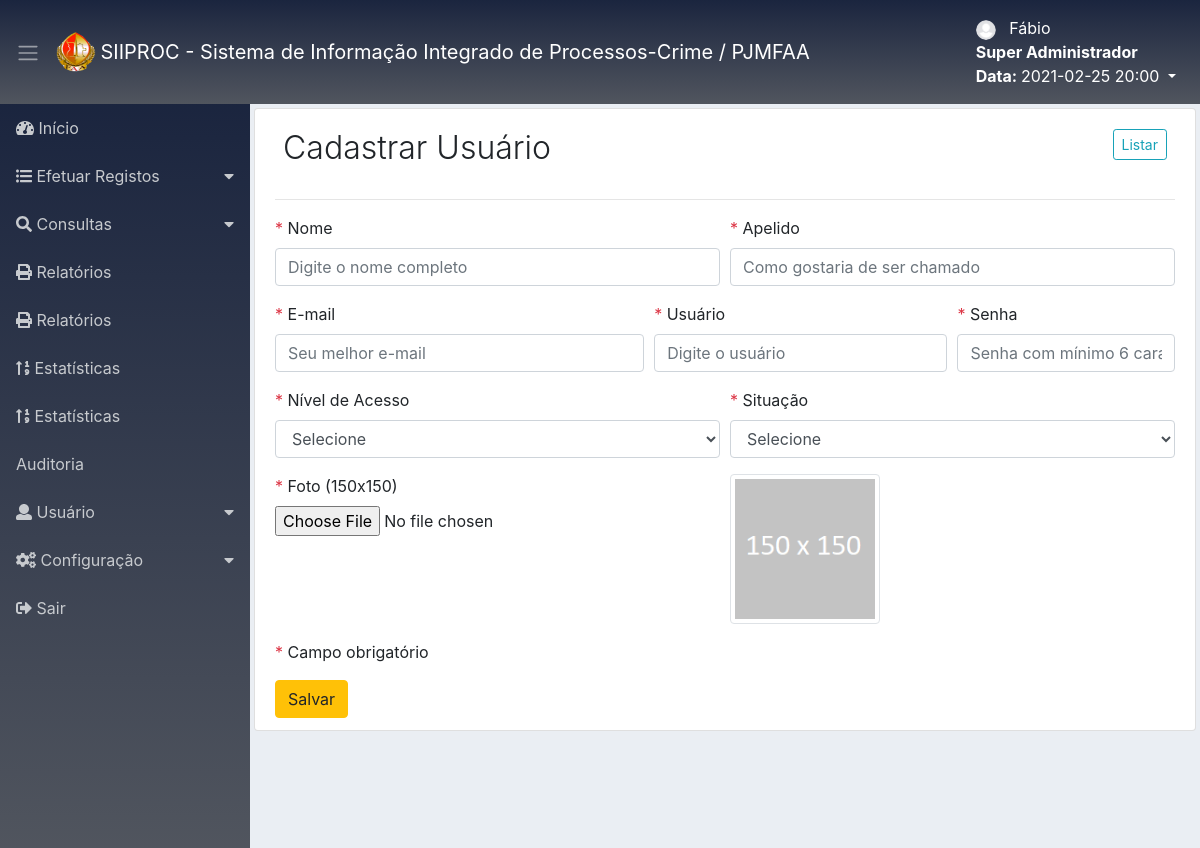
Page /cadastrar-usuario/cad-usuario (signed in) on the committed database.
### tables this page shows
CREATE TABLE `adms_nivacs_pgs` (
  `id` int(11) NOT NULL,
  `permissao` int(11) NOT NULL,
  `ordem` int(11) NOT NULL,
  `dropdown` int(11) NOT NULL DEFAULT '2',
  `lib_menu` int(11) NOT NULL DEFAULT '2',
  `adms_menu_id` int(11) NOT NULL DEFAULT '4',
  `adms_niveis_acesso_id` int(11) NOT NULL,
  `adms_pagina_id` int(11) NOT NULL,
  `created` datetime NOT NULL,
  `modified` datetime DEFAULT NULL
);

CREATE TABLE `adms_menus` (
  `id` int(11) NOT NULL,
  `nome` varchar(220) NOT NULL,
  `icone` varchar(40) NOT NULL,
  `ordem` int(11) NOT NULL,
  `adms_sit_id` int(11) NOT NULL,
  `created` datetime NOT NULL,
  `modified` datetime DEFAULT NULL
);

### app/adms/Models/helper/AdmsRead.php (called while the page is built, shortened)
<?php
class AdmsRead extends AdmsConn
{
    private $Select;
    private $Values;
    private $Query;
    public function fullRead($Query, $ParseString = null)
    {
        $this->Select = (string) $Query;
        if (!empty($ParseString)) {
            parse_str($ParseString, $this->Values);
        }
        $this->exeInstrucao();
    }
    private function exeInstrucao()
    {
        $this->conexao();
        try {
            $this->getIntrucao();
            $this->Query->execute();
            $this->Resultado = $this->Query->fetchAll();
        } catch (Exception $ex) {
            $this->Resultado = null;
        }
    }
    private function conexao()
    {
        $this->Conn = parent::getConn();
        $this->Query = $this->Conn->prepare($this->Select);
        $this->Query->setFetchMode(PDO::FETCH_ASSOC);
    }
    private function getIntrucao()
    {
        if ($this->Values) {
            foreach ($this->Values as $Link => $Valor) {
                if ($Link == 'limit' || $Link == 'offset') {
                    $Valor = (int) $Valor;
                }
                $this->Query->bindValue(":{$Link}", $Valor, (is_int($Valor) ? PDO::PARAM_INT : PDO::PARAM_STR));
            }
        }
    }
}

### app/adms/Models/helper/AdmsConn.php (called while the page is built, shortened)
<?php
class AdmsConn
{
    public static $Host = HOST;
    public static $User = USER;
    public static $Pass = PASS;
    public static $Dbname = DBNAME;
    private static $Connect = null;
    private static function conectar()
    {
        try {
            if(self::$Connect == null){
                self::$Connect = new PDO('mysql:host=' . self::$Host . ';dbname=' . self::$Dbname.';charset=utf8', self::$User,
                    self::$Pass,array(PDO::MYSQL_ATTR_INIT_COMMAND => "SET NAMES utf8"));
            }
        } catch (Exception $exc) {
            echo 'mensagem: ' . $exc->getMessage();
            die;
        }
        return self::$Connect;
    }
    public function getConn()
    {
        return self::conectar();
    }
}

### app/adms/Models/AdmsMenu.php (called while the page is built, shortened)
<?php
class AdmsMenu
{
    public function itemMenu()
    {
        $listItemMenu = new \App\adms\Models\helper\AdmsRead();
        $listItemMenu->fullRead("SELECT nivpg.dropdown,
                men.id id_men, men.nome nome_men, men.icone icone_men,
                pg.id id_pg, pg.menu_controller, pg.menu_metodo, pg.nome_pagina, pg.icone icone_pg
                FROM adms_nivacs_pgs nivpg
                INNER JOIN adms_menus men ON men.id=nivpg.adms_menu_id
                INNER JOIN adms_paginas pg ON pg.id=nivpg.adms_pagina_id
                WHERE nivpg.adms_niveis_acesso_id =:adms_niveis_acesso_id
                AND nivpg.permissao =:permissao
                AND nivpg.lib_menu =:lib_menu
                ORDER BY men.ordem, nivpg.ordem ASC", "adms_niveis_acesso_id=".$_SESSION['adms_niveis_acesso_id']."&permissao=1&lib_menu=1");
        $this->Resultado = $listItemMenu->getResultado();
        return $this->Resultado;
    }
}

### app/adms/Views/usuario/cadUsuario.php (the view, shortened to what this page needs)
<div class="content p-1">
    <div class="list-group-item">
        <div class="d-flex">
            <div class="mr-auto p-2">
                <h2 class="display-4 titulo">Cadastrar Usuário</h2>
            </div>
            <?php
            if ($this->Dados['botao']['list_usuario']) {
                ?>
                <div class="p-2">
                <a href="<?php echo URLADM . 'usuarios/listar'; ?>" class="btn btn-outline-info btn-sm">Listar</a>
            </div>
                <?php
            }
            ?>
        </div><hr>
        <form method="POST" action="" enctype="multipart/form-data">
            <div class="form-row">
                <div class="form-group col-md-6">
                    <label><span class="text-danger">*</span> Nome</label>
                    <input name="nome" type="text" class="form-control" placeholder="Digite o nome completo" value="<?php
                    if (isset($valorForm['nome'])) {
                        echo $valorForm['nome'];
                    }
                    ?>">
                </div>
                <div class="form-group col-md-6">
                    <label><span class="text-danger">*</span> Apelido</label>
                    <input name="apelido" type="text" class="form-control" placeholder="Como gostaria de ser chamado" value="<?php
                    if (isset($valorForm['apelido'])) {
                        echo $valorForm['apelido'];
                    }
                    ?>">
                </div>
            </div>
            <div class="form-row">
                <div class="form-group col-md-5">
                    <label><span class="text-danger">*</span> E-mail</label>
                    <input name="email" type="text" class="form-control" placeholder="Seu melhor e-mail" value="<?php
                    if (isset($valorForm['email'])) {
                        echo $valorForm['email'];
                    }
                    ?>">
                </div>
                <div class="form-group col-md-4">
                    <label><span class="text-danger">*</span> Usuário</label>
                    <input name="usuario" type="text" class="form-control" id="nome" placeholder="Digite o usuário" value="<?php
                    if (isset($valorForm['usuario'])) {
                        echo $valorForm['usuario'];
                    }
                    ?>">
                </div>
                <div class="form-group col-md-3">
                    <label><span class="text-danger">*</span> Senha</label>
                    <input name="senha" type="password" class="form-control" id="nome" placeholder="Senha com mínimo 6 caracteres" value="<?php
                    if (isset($valorForm['senha'])) {
                        echo $valorForm['senha'];
                    }
                    ?>">
                </div>
            </div>
            <div class="form-row">
                <div class="form-group col-md-6">
                    <label><span class="text-danger">*</span> Nível de Acesso</label>
                    <select name="adms_niveis_acesso_id" id="adms_niveis_acesso_id" class="form-control">
                        <option value="">Selecione</option>
                    </select>
                </div>
                <div class="form-group col-md-6">
                    <label><span class="text-danger">*</span> Situação</label>
                    <select name="adms_sits_usuario_id" id="adms_sits_usuario_id" class="form-control">
                        <option value="">Selecione</option>
                    </select>
                </div>
            </div>
            <div class="form-row">
                <div class="form-group col-md-6">
                    <label><span class="text-danger">*</span> Foto (150x150)</label>
                    <input name="imagem_nova" type="file" onchange="previewImagem();">
                </div>
                <div class="form-group col-md-6">
                    <?php
                    $imagem_antiga = URLADM . 'assets/imagens/usuario/preview_img.png';
                    ?>
                    <img src="<?php echo $imagem_antiga; ?>" alt="Imagem do Usuário" id="preview-user" class="img-thumbnail" style="width: 150px; height: 150px;">
                </div>
            </div>
            <p>
                <span class="text-danger">* </span>Campo obrigatório
            </p>
            <input name="CadUsuario" type="submit" class="btn btn-warning" value="Salvar">
        </form>
    </div>
</div>

### app/adms/Views/include/sidebar.php (shortened to what this page needs)
<div class="d-flex">
    <nav class="sidebar" style="background:linear-gradient(rgba(4,15,43,0.9), rgba(15,20,31,0.7));/* background-image:url('<?php echo URLADM ?>imagens/fundo.png'); */ " >
        <ul class="list-unstyled">
            <?php
            $cont_drop = 0;
            $cont_drop_fech = 0;
            foreach ($this->Dados['menu'] as $menu) {
                extract($menu);
                if ($dropdown == 1) {
                    if ($cont_drop != $id_men) {
                        if (($cont_drop_fech == 1) AND ( $cont_drop != 0)) {
                            echo "</li>";
                            $cont_drop_fech = 0;
                        }
                        echo "<li>";
                        echo "<a href='#submenu" . $id_men . "' data-toggle='collapse'>";
                        echo "<i class='" . $icone_men . "'></i> " . $nome_men;
                        echo "</a>";
                        $cont_drop = $id_men;
                    }
                    $cont_drop_fech = 1;
                } else {
                    if ($cont_drop_fech == 1) {
                        echo "</li>";
                        $cont_drop_fech = 0;
                    }
                    echo "<li><a href='" . URLADM . $menu_controller . "/" . $menu_metodo . "'><i class='" . $icone_men . "'></i> " . $nome_men . "</a></li>";
                }
            }
            ?>
        </ul>
    </nav>

### assets/css/dashboard.css (style rules this page uses)
body { background-color: #eaeef3; }
.sidebar { background-color: #222c3c; min-width: 250px; max-width: 250px; min-height: calc(100vh - 56px); transition: all 0.3s; }
.sidebar ul li a { display: block; padding: 0.75rem 1rem; color: #c7cace; text-decoration: none; }
.sidebar [data-toggle="collapse"] { position: relative; }
.sidebar [data-toggle="collapse"]:before { content: "\f0d7"; font-family: "Font Awesome 5 Free"; font-weight: 900; position: absolute; right: 1rem; }
.content { width: 100%; }
.titulo { font-size: 2.0rem !important; }

### rows in the picture
adms_nivacs_pgs: adms_menu.nome "Início"
adms_nivacs_pgs: adms_menu.nome "Efetuar Registos"
adms_nivacs_pgs: adms_menu.nome "Consultas"
adms_nivacs_pgs: adms_menu.nome "Relatórios"
adms_nivacs_pgs: adms_menu.nome "Relatórios"
adms_nivacs_pgs: adms_menu.nome "Estatísticas"
adms_nivacs_pgs: adms_menu.nome "Estatísticas"
adms_nivacs_pgs: adms_menu.nome "Auditoria"
adms_nivacs_pgs: adms_menu.nome "Usuário"
adms_nivacs_pgs: adms_menu.nome "Configuração"
adms_nivacs_pgs: adms_menu.nome "Sair"

### other values in the picture
$prim_nome "Fábio"
$_SESSION['adms_niveis_acesso_nome'] "Super Administrador"
